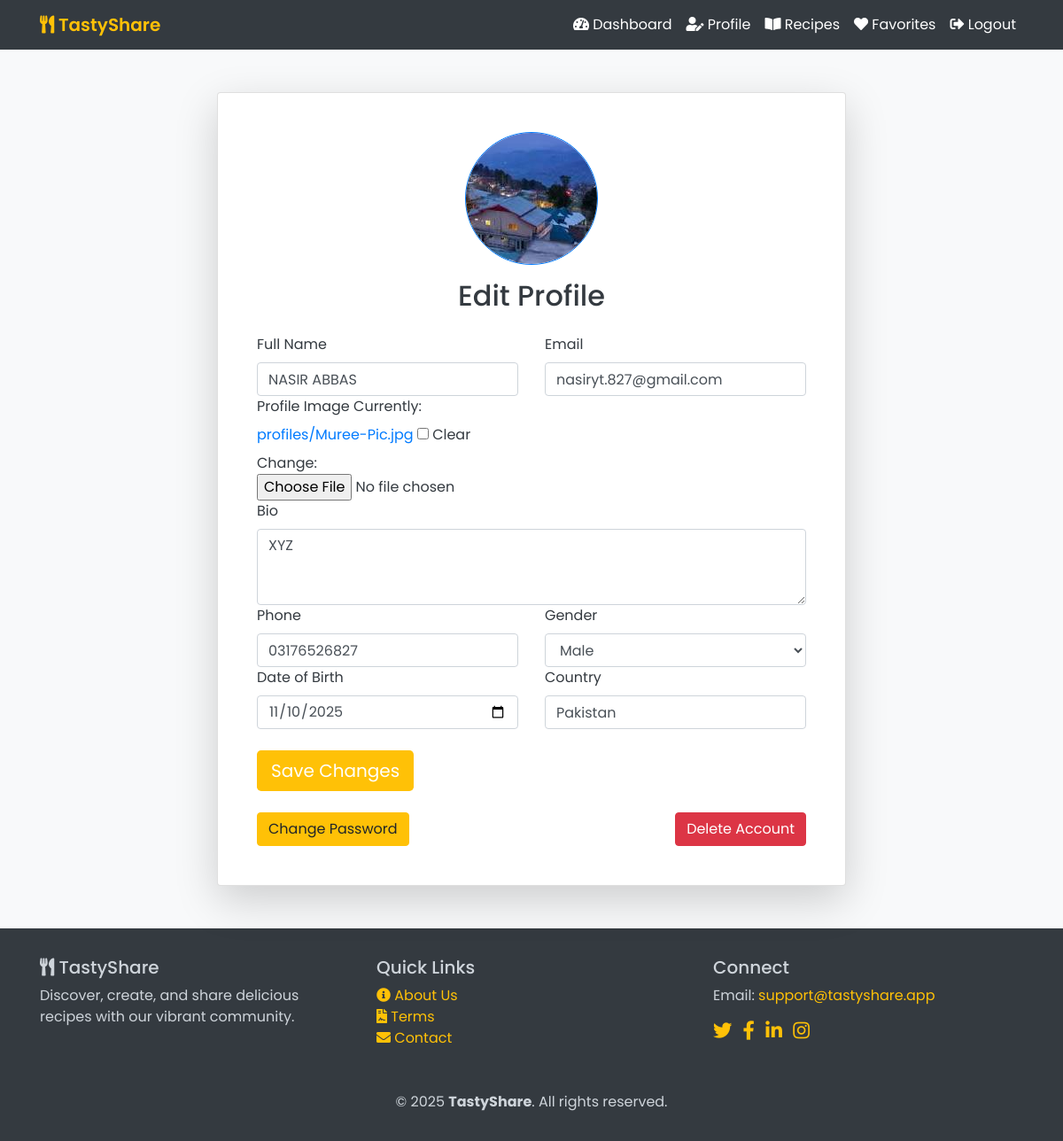
/edit-profile/ (signed in), run on the app's committed database.
### myapp/models.py (models this page shows, shortened)
class CustomerUser(models.Model):
    user_id = models.AutoField(primary_key=True)
    username = models.CharField(max_length=150, unique=True)
    email = models.EmailField(unique=True)
    password = models.CharField(max_length=255)  # hashed password
    full_name = models.CharField(max_length=150, blank=True, null=True)
    profile_image = models.ImageField(upload_to='profiles/', blank=True, null=True)
    bio = models.TextField(blank=True, null=True)
    phone = models.CharField(max_length=20, blank=True, null=True)
    gender = models.CharField(
        max_length=10,
        choices=[('Male', 'Male'), ('Female', 'Female'), ('Other', 'Other')],
        blank=True,
        null=True
    )
    dob = models.DateField(blank=True, null=True)
    country = models.CharField(max_length=100, blank=True, null=True)
    status = models.CharField(
        max_length=10,
        choices=[('active', 'Active'), ('inactive', 'Inactive'), ('banned', 'Banned')],
        default='active'
    )
    last_login = models.DateTimeField(auto_now=True)
    created_at = models.DateTimeField(auto_now_add=True)
    updated_at = models.DateTimeField(auto_now=True)

### myapp/views.py (the view)
# urls.py: path('edit-profile/', views.edit_profile, name='edit_profile'),
def edit_profile(request):
    if not request.session.get('user_id'):
        messages.error(request, "You need to log in first.")
        return redirect('login')
    user = get_object_or_404(CustomerUser, pk=request.session['user_id'])
    if request.method == 'POST':
        form = EditProfileForm(request.POST, request.FILES, instance=user)
        if form.is_valid():
            form.save()
            messages.success(request, "Profile updated successfully.")
            return redirect('dashboard')
    else:
        form = EditProfileForm(instance=user)
    return render(request, 'edit_profile.html', {
        'form': form,
        'user': user,
    })

### myapp/forms.py
class EditProfileForm(forms.ModelForm):
    class Meta:
        model = CustomerUser
        fields = ['full_name', 'email', 'profile_image', 'bio', 'phone', 'gender', 'dob', 'country']
        widgets = {
            'full_name': forms.TextInput(attrs={'class': 'form-control'}),
            'email': forms.TextInput(attrs={'class': 'form-control'}),
            'bio': forms.Textarea(attrs={'class': 'form-control', 'rows': 3}),
            'phone': forms.TextInput(attrs={'class': 'form-control'}),
            'gender': forms.Select(attrs={'class': 'form-control'}),
            'dob': forms.DateInput(attrs={'class': 'form-control', 'type': 'date'}),
            'country': forms.TextInput(attrs={'class': 'form-control'}),
        }

### templates/edit_profile.html (shortened to what this page needs)
{% extends "base.html" %}
{% load static %}
{% block content %}
<div class="container my-5">
    <div class="row justify-content-center">
        <div class="col-lg-8 col-md-10">
            <div class="card shadow-lg p-4">
                <div class="card-body">
                    <div class="text-center mb-4">
                        {% if user.profile_image %}
                            <img src="{{ user.profile_image.url }}" alt="{{ user.username }}'s Profile Image" class="rounded-circle border border-2 border-primary" style="width: 150px; height: 150px; object-fit: cover;">
                        {% else %}
                            <img src="{% static 'images/default_profile.png' %}" alt="Default Profile Image" class="rounded-circle border border-2 border-primary" style="width: 150px; height: 150px; object-fit: cover;">
                        {% endif %}
                        <h2 class="mt-3">Edit Profile</h2>
                    </div>
                    <form method="post" enctype="multipart/form-data">
                        <div class="row g-3">
                            <div class="col-md-6">
                                <label for="{{ form.full_name.id_for_label }}" class="form-label">Full Name</label>
                                {{ form.full_name }}
                            </div>
                            <div class="col-md-6">
                                <label for="{{ form.email.id_for_label }}" class="form-label">Email</label>
                                {{ form.email }}
                            </div>
                            <div class="col-md-6">
                                <label for="{{ form.profile_image.id_for_label }}" class="form-label">Profile Image</label>
                                {{ form.profile_image }}
                            </div>
                            <div class="col-12">
                                <label for="{{ form.bio.id_for_label }}" class="form-label">Bio</label>
                                {{ form.bio }}
                            </div>
                            <div class="col-md-6">
                                <label for="{{ form.phone.id_for_label }}" class="form-label">Phone</label>
                                {{ form.phone }}
                            </div>
                            <div class="col-md-6">
                                <label for="{{ form.gender.id_for_label }}" class="form-label">Gender</label>
                                {{ form.gender }}
                            </div>
                            <div class="col-md-6">
                                <label for="{{ form.dob.id_for_label }}" class="form-label">Date of Birth</label>
                                {{ form.dob }}
                            </div>
                            <div class="col-md-6">
                                <label for="{{ form.country.id_for_label }}" class="form-label">Country</label>
                                {{ form.country }}
                            </div>
                        </div>
                        <div class="d-grid mt-4">
                            <button type="submit" class="btn btn-primary btn-lg">Save Changes</button>
                        </div>
                        <div class="d-flex justify-content-between mt-4">
    <a href="{% url 'change_password' %}" class="btn btn-warning">Change Password</a>
    <a href="{% url 'delete_account' %}" class="btn btn-danger">Delete Account</a>
</div>
                    </form>
                </div>
            </div>
        </div>
    </div>
</div>
{% endblock %}

### templates/base.html (style rules this page uses)
body { font-family: 'Poppins', sans-serif; background: #f8f9fa; color: #343a40; margin: 0; }
.btn-primary { background: #ffc107; border: none; }

### data on the page
CustomerUser: profile_image (picture), full_name "NASIR ABBAS", email "nasiryt.827@gmail.com", bio "XYZ", phone "03176526827", gender "Male", dob "11/10/2025", country "Pakistan"
